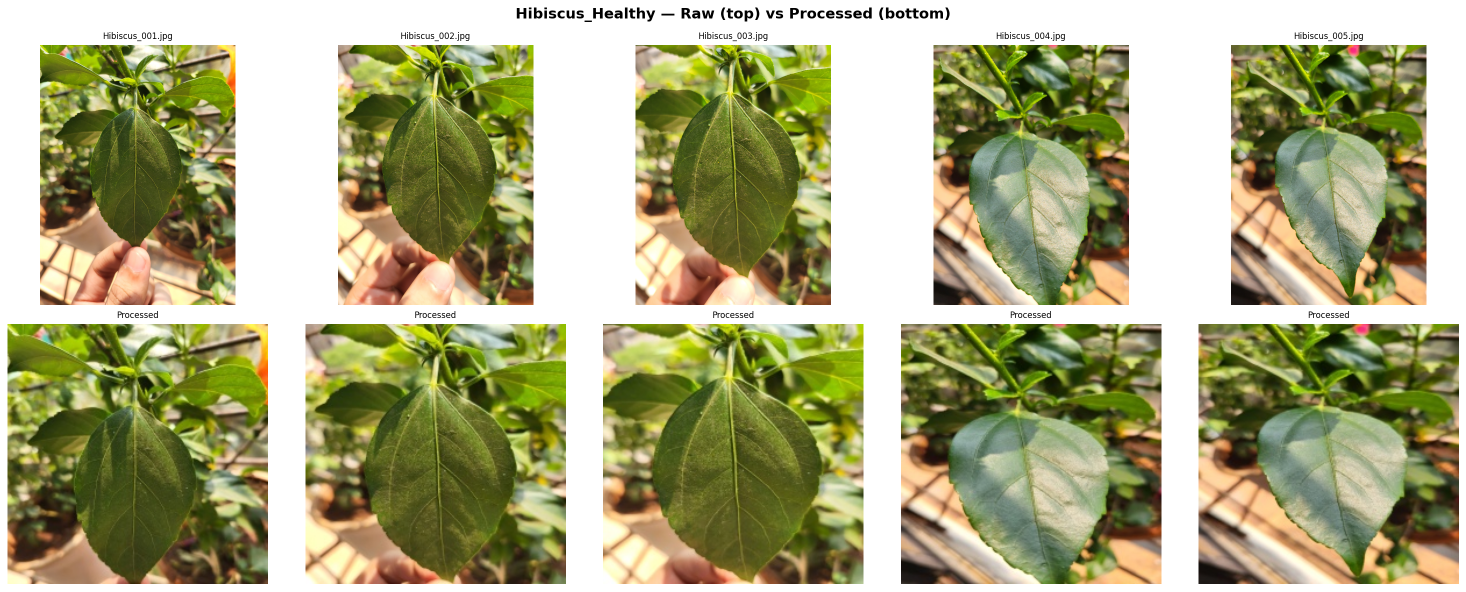
#> input picture reports/check_Hibiscus_Healthy.png, 2932 x 1183 px (shown at 1/2 size); its folder holds only this picture in this run
$ python -i preprocess.py   (imports and definitions only)
#> lines starting #> are read from the running program, lines starting #| are printed output that depends on the picture; after the words box and inside, x2 and y2 are one past the last pixel; in counts of white or black regions, pixels touching at a corner belong together
import cv2          # OpenCV — our computer vision library
import numpy as np  # NumPy — for array/matrix operations on images
import os           # os — for navigating folders and file paths
import sys          # sys — for clean error exits
from tqdm import tqdm  # Progress bar for long-running loops


PROJECT_ROOT = os.path.abspath(os.path.join(os.path.dirname(__file__), ".."))
RAW_DATA_DIR = os.path.join(PROJECT_ROOT, "raw_data")
PROCESSED_DATA_DIR = os.path.join(PROJECT_ROOT, "processed_data")
OUTPUT_SIZE = (224, 224)

HSV_LOWER = np.array([25, 30, 30])
HSV_UPPER = np.array([95, 255, 255])

MORPH_KERNEL = np.ones((5, 5), np.uint8)


def preprocess_image(image_path, output_path, hsv_lower=HSV_LOWER, hsv_upper=HSV_UPPER):
#> called with image_path = '../reports/check_Hibiscus_Healthy.png', output_path = 'out.png', hsv_lower = array of shape (3,), hsv_upper = array of shape (3,)
    image_bgr = cv2.imread(image_path)
#> image_bgr is the input picture: shape (1183, 2932, 3); mean B, G, R 128.1, 168.4, 169.3
    if image_bgr is None:
        print(f"  ✗ Could not load: {image_path}")
        return False
    image_hsv = cv2.cvtColor(image_bgr, cv2.COLOR_BGR2HSV)
#> image_hsv: shape (1183, 2932, 3); mean H, S, V 21, 96.6, 175.3
    mask = cv2.inRange(image_hsv, hsv_lower, hsv_upper)
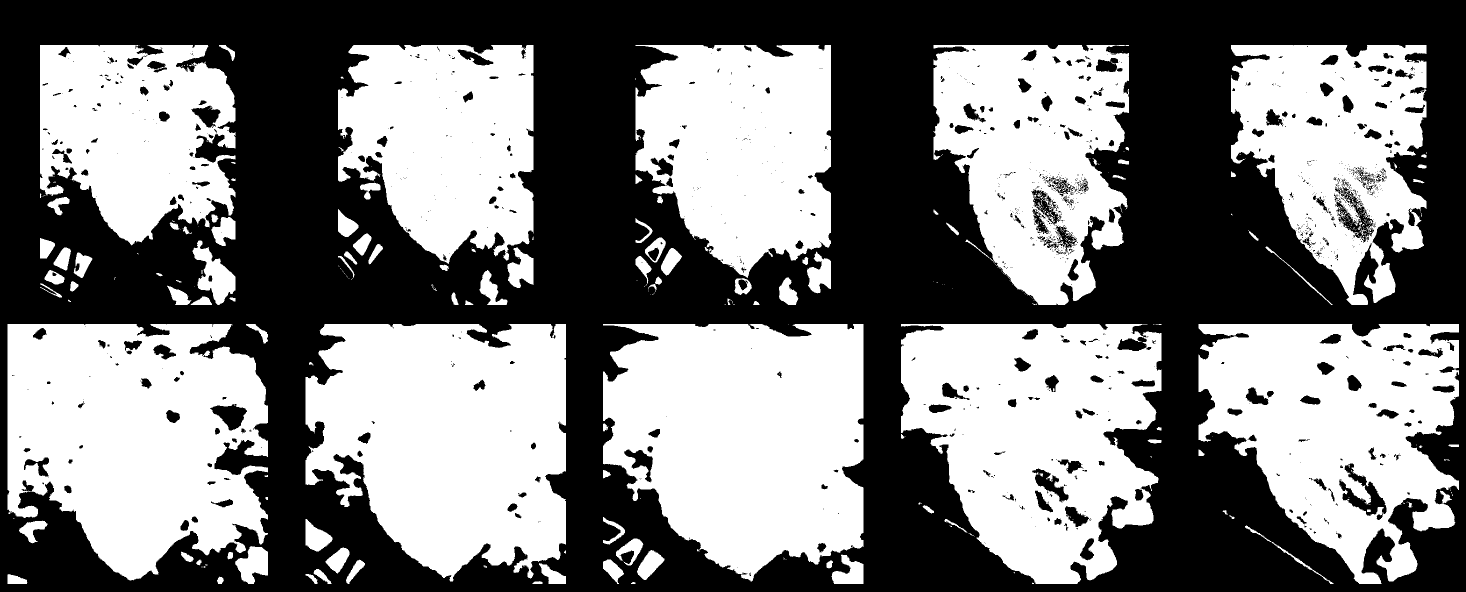
#> mask: shape (1183, 2932) (shown at 1/2 size); 48.6% white; 495 white regions (372 under 20 px), largest, box (x1, y1, x2, y2) and area: (1206, 648, 1727, 1163) 211514, (611, 648, 1132, 1163) 209825, (15, 648, 536, 1161) 200157
    mask_cleaned = cv2.morphologyEx(mask, cv2.MORPH_OPEN, MORPH_KERNEL)
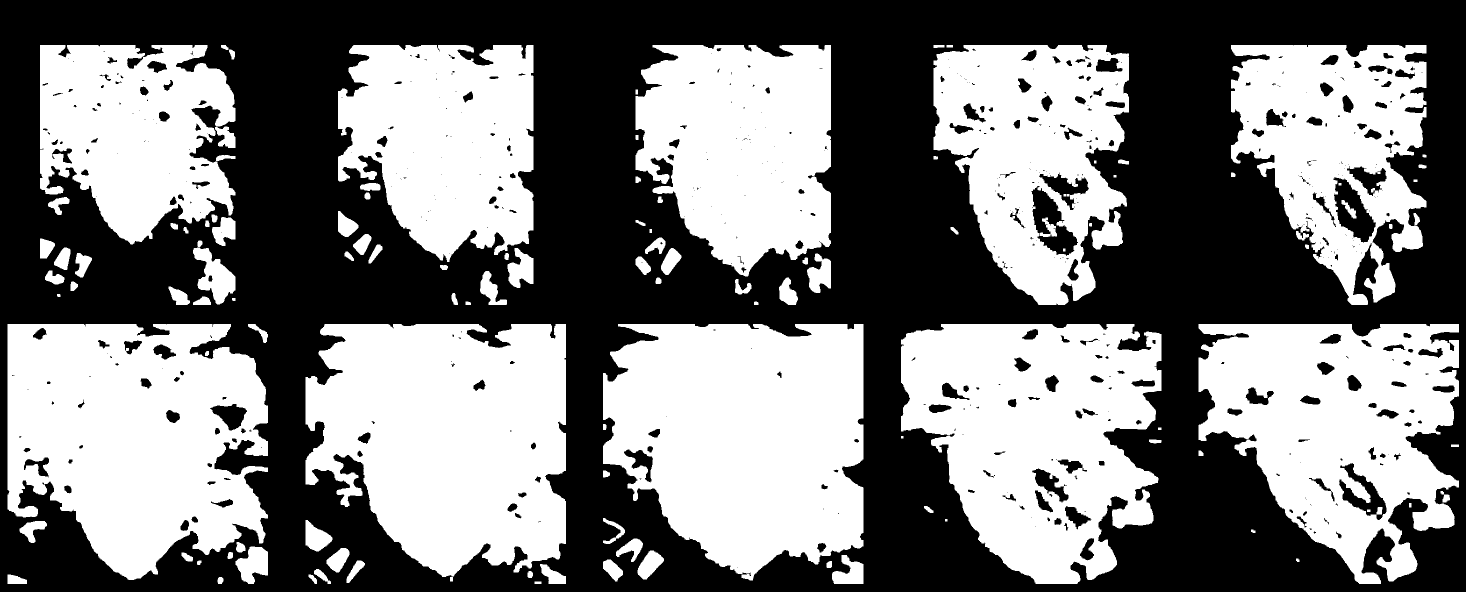
#> mask_cleaned: shape (1183, 2932) (shown at 1/2 size); 48% white; 119 white regions, largest, box (x1, y1, x2, y2) and area: (1206, 648, 1727, 1161) 211174, (611, 648, 1132, 1154) 209208, (15, 648, 536, 1160) 199197
    mask_cleaned = cv2.morphologyEx(mask_cleaned, cv2.MORPH_CLOSE, MORPH_KERNEL)
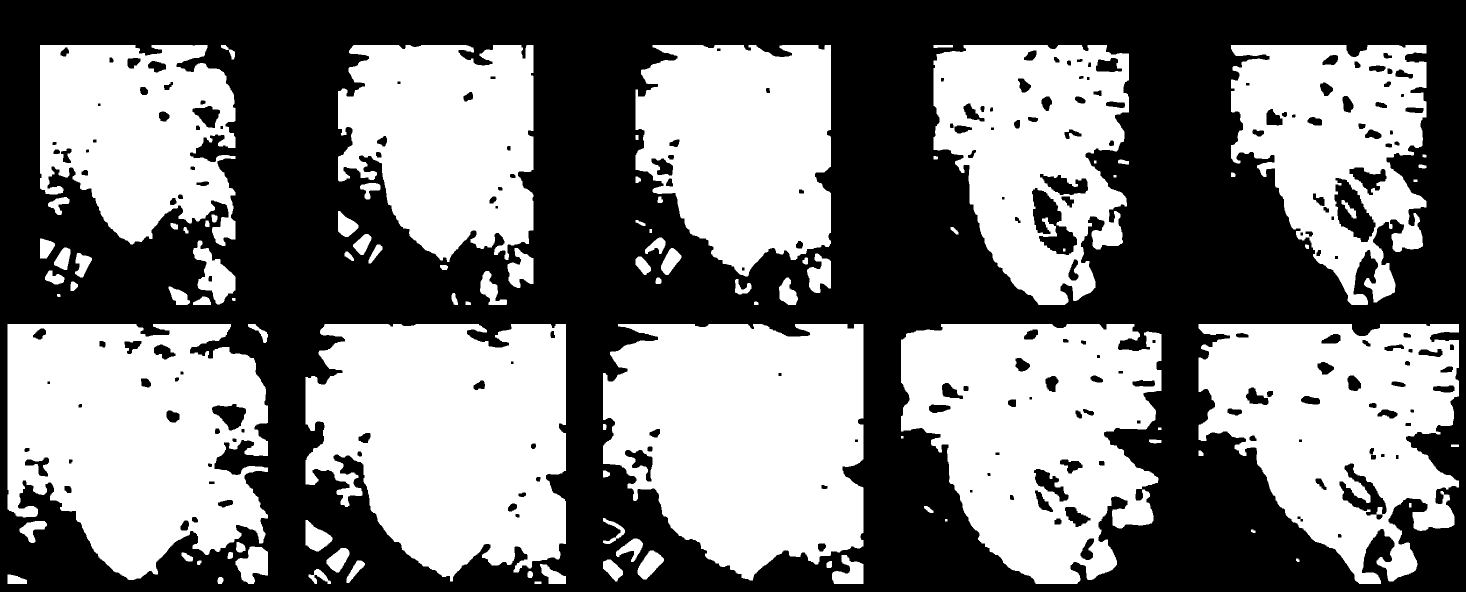
#> mask_cleaned: shape (1183, 2932) (shown at 1/2 size); 48.3% white; 97 white regions
    contours, _ = cv2.findContours(mask_cleaned, cv2.RETR_EXTERNAL, cv2.CHAIN_APPROX_SIMPLE)
#> contours = 95 contours, 2 with area under 20; largest, box (x1, y1, x2, y2) and area: (1206, 648, 1727, 1161) 212451, (611, 648, 1132, 1163) 209504, (15, 648, 536, 1160) 205452, (1802, 648, 2323, 1168) 196544, (2397, 648, 2918, 1168) 180944
    if len(contours) == 0:
        print(f"  ✗ No leaf detected in: {os.path.basename(image_path)}")
        fallback = cv2.resize(image_bgr, OUTPUT_SIZE)
        cv2.imwrite(output_path, fallback)
        return False
    largest_contour = max(contours, key=cv2.contourArea)
#> largest_contour = contour of 701 points, box (x1, y1, x2, y2) (1206, 648, 1727, 1161), area 212451

    x, y, w, h = cv2.boundingRect(largest_contour)
#> x = 1206; y = 648; w = 521; h = 513

    padding = 10
    x1 = max(0, x - padding)
#> x1 = 1196
    y1 = max(0, y - padding)
#> y1 = 638
    x2 = min(image_bgr.shape[1], x + w + padding)
#> x2 = 1737
    y2 = min(image_bgr.shape[0], y + h + padding)
#> y2 = 1171
    cropped = image_bgr[y1:y2, x1:x2]
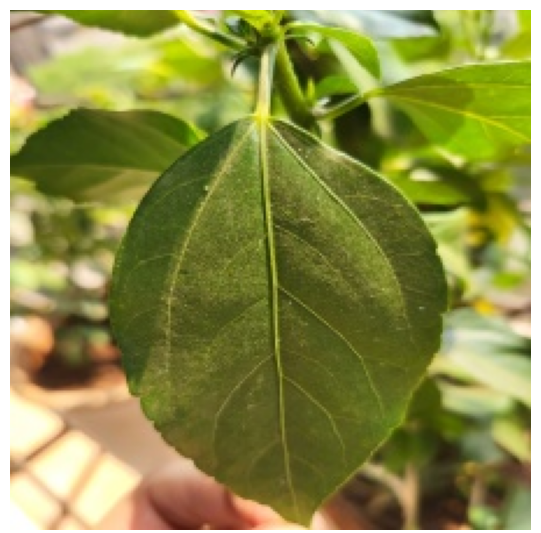
#> cropped: shape (533, 541, 3); mean B, G, R 73.1, 141.4, 140.2

    if cropped.size == 0:
        print(f"  ✗ Empty crop result for: {os.path.basename(image_path)}")
        cropped = image_bgr

    resized = cv2.resize(cropped, OUTPUT_SIZE, interpolation=cv2.INTER_AREA)

    cv2.imwrite(output_path, resized)
    return True


# [122 lines left out: functions process_folder, process_plantvillage, not called in this run]


# [33 lines not run here, left out]

>>> result = preprocess_image('../reports/check_Hibiscus_Healthy.png', 'out.png')

$ run again, on reports/check_My_Garden___Hibiscus_Healthy.png
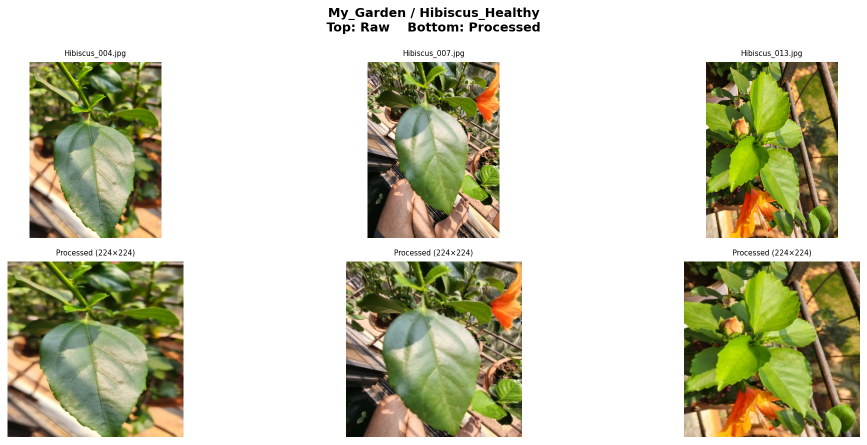
#> input picture reports/check_My_Garden___Hibiscus_Healthy.png, 1734 x 889 px (shown at 1/2 size)
#> in preprocess_image, image_bgr is the input picture: shape (889, 1734, 3); mean B, G, R 176.4, 200.3, 200.9
#> image_hsv: shape (889, 1734, 3); mean H, S, V 13.3, 57, 205.7
#> in preprocess_image, `mask = cv2.inRange(image_hsv, hsv_lower, hsv_upper)`:
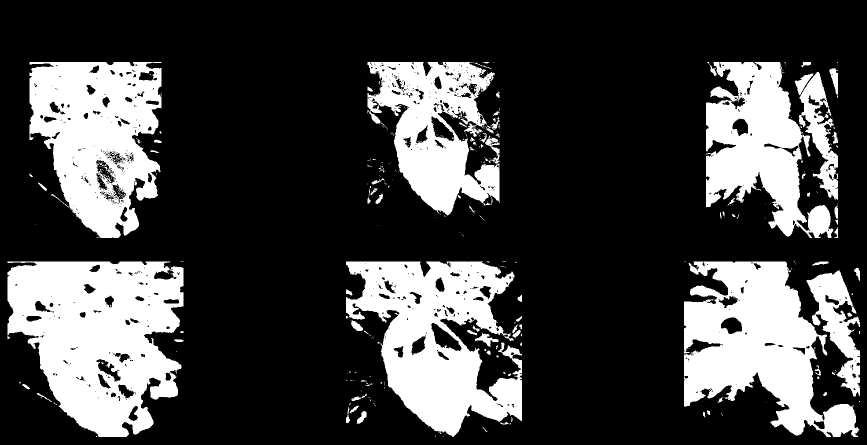
#> mask: shape (889, 1734) (shown at 1/2 size); 26% white; 387 white regions (301 under 20 px), largest, box (x1, y1, x2, y2) and area: (15, 523, 367, 874) 85716, (692, 523, 1044, 874) 68283, (1368, 523, 1719, 874) 65771
#> contours = 43 contours, 6 with area under 20; largest, box (x1, y1, x2, y2) and area: (15, 523, 367, 874) 89328, (1368, 523, 1720, 874) 76424, (692, 523, 1044, 872) 71317, (59, 124, 323, 476) 67518, (1412, 124, 1676, 476) 53602
#> largest_contour = contour of 533 points, box (x1, y1, x2, y2) (15, 523, 367, 874), area 89328
#> x = 15; y = 523; w = 352; h = 351
#> x1 = 5
#> y1 = 513
#> x2 = 377
#> y2 = 884
#> in preprocess_image, `cropped = image_bgr[y1:y2, x1:x2]`:
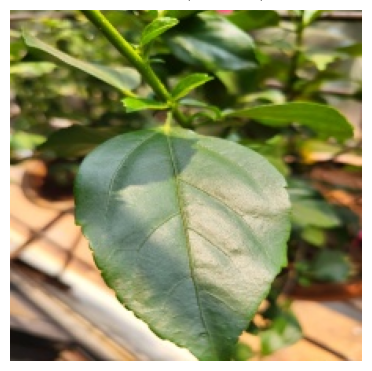
#> cropped: shape (371, 372, 3); mean B, G, R 102.1, 145.1, 143.9

$ run again, on reports/check_My_Garden___Parijat_Healthy.png
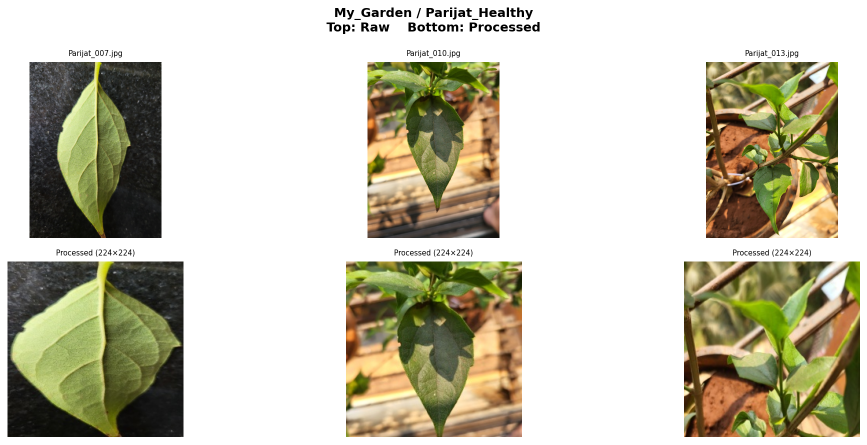
#> input picture reports/check_My_Garden___Parijat_Healthy.png, 1734 x 889 px (shown at 1/2 size)
#> in preprocess_image, image_bgr is the input picture: shape (889, 1734, 3); mean B, G, R 175.6, 194.7, 198.2
#> image_hsv: shape (889, 1734, 3); mean H, S, V 13.1, 47.8, 200.6
#> in preprocess_image, `mask = cv2.inRange(image_hsv, hsv_lower, hsv_upper)`:
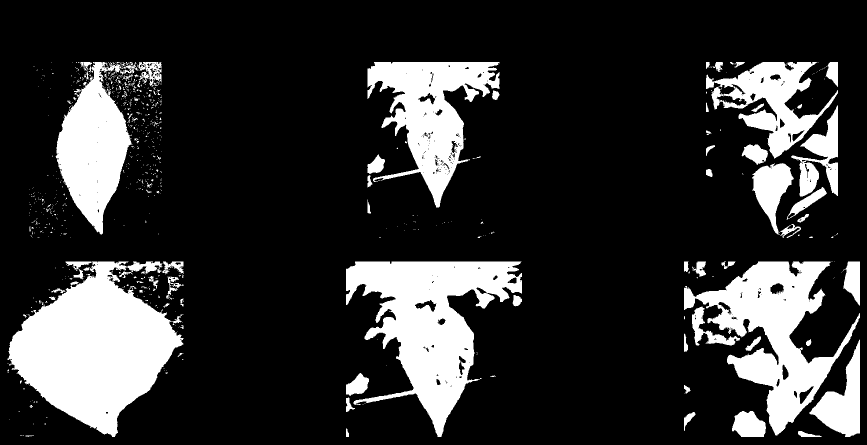
#> mask: shape (889, 1734) (shown at 1/2 size); 19.2% white; 773 white regions (688 under 20 px), largest, box (x1, y1, x2, y2) and area: (15, 523, 367, 874) 70130, (692, 523, 1044, 874) 54980, (1368, 523, 1720, 871) 44084
#> contours = 64 contours, 3 with area under 20; largest, box (x1, y1, x2, y2) and area: (18, 523, 365, 874) 67388, (692, 523, 1044, 874) 55125, (1368, 523, 1717, 870) 44436, (735, 124, 999, 415) 34330, (113, 124, 262, 468) 27884
#> largest_contour = contour of 555 points, box (x1, y1, x2, y2) (18, 523, 365, 874), area 67388
#> x = 18; y = 523; w = 347; h = 351
#> x1 = 8
#> y1 = 513
#> x2 = 375
#> y2 = 884
#> in preprocess_image, `cropped = image_bgr[y1:y2, x1:x2]`:
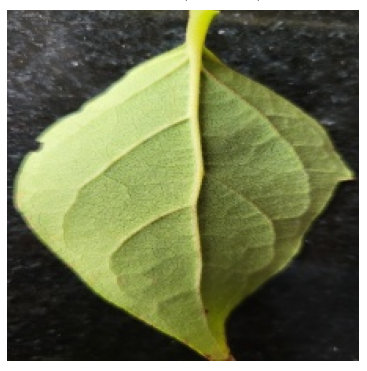
#> cropped: shape (371, 367, 3); mean B, G, R 81.5, 116.8, 110.9
